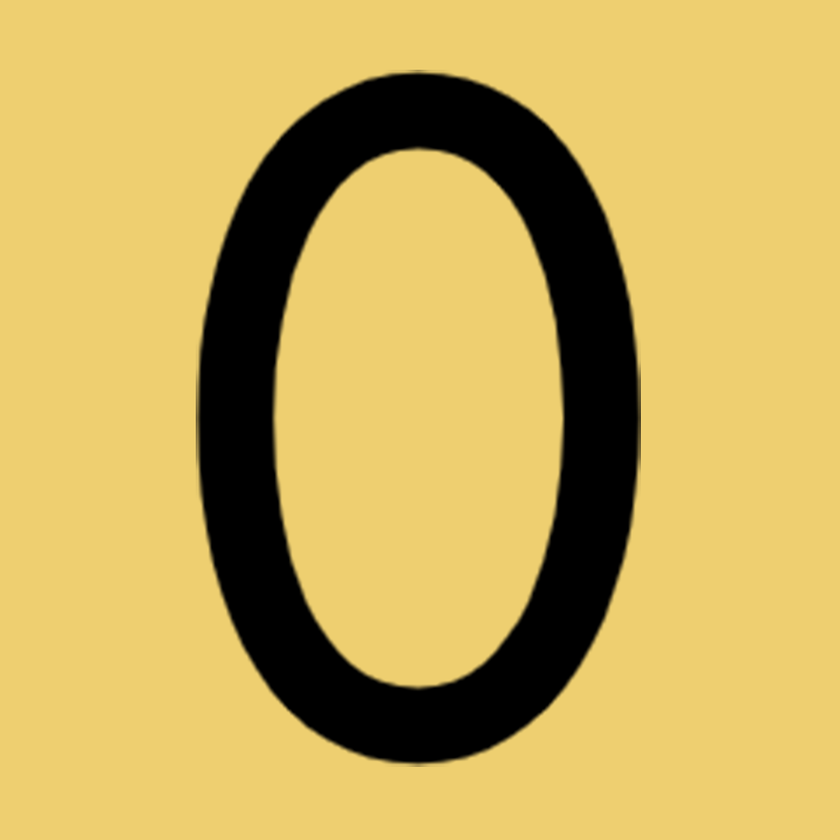
#> input picture src/ptb_show/scripts/Py_PTB/0.png, 840 x 840 px, shrunk from 1000 x 1000 before the run, given in place of the camera
$ python opencv_test.py
#> lines starting #> are read from the running program, lines starting #| are printed output that depends on the picture; after the words box and inside, x2 and y2 are one past the last pixel; in counts of white or black regions, pixels touching at a corner belong together
# 调用对应的库
import cv2
import numpy as np
# 视频参数设置
cap = cv2.VideoCapture(0)
while True:
   # 读取视频
   ret, frame = cap.read()
#> frame is the input picture: shape (840, 840, 3); mean B, G, R 92.7, 171.4, 197.1
   gray = cv2.cvtColor(frame, cv2.COLOR_BGR2GRAY)
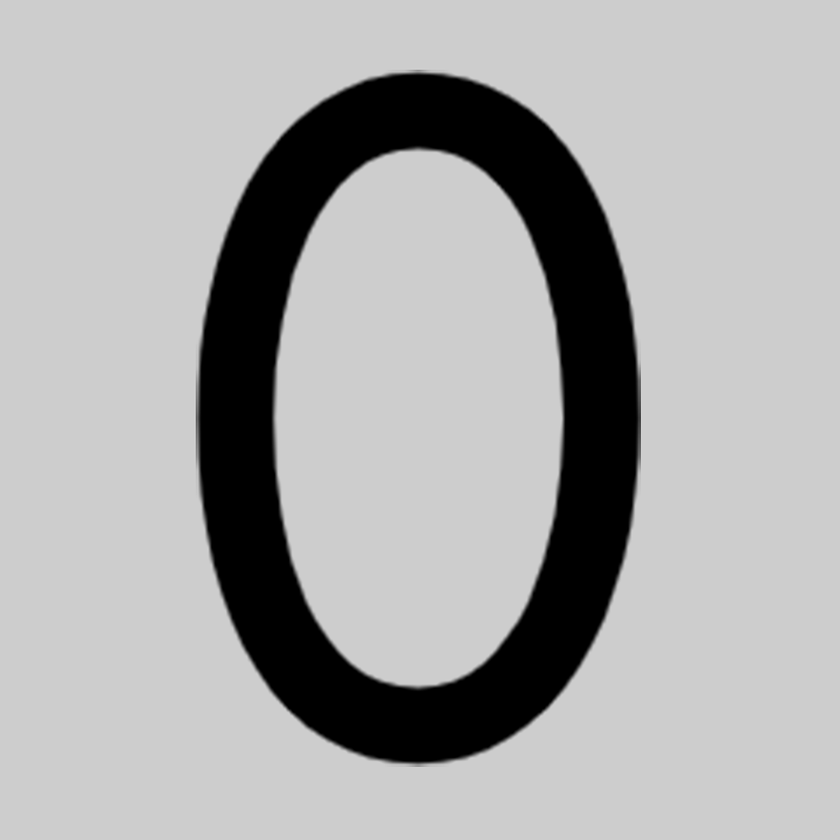
#> gray: shape (840, 840); min 0, max 212, mean 169.8
   # 阈值设置
   thresh = cv2.threshold(gray, 120, 255, cv2.THRESH_BINARY)[1]
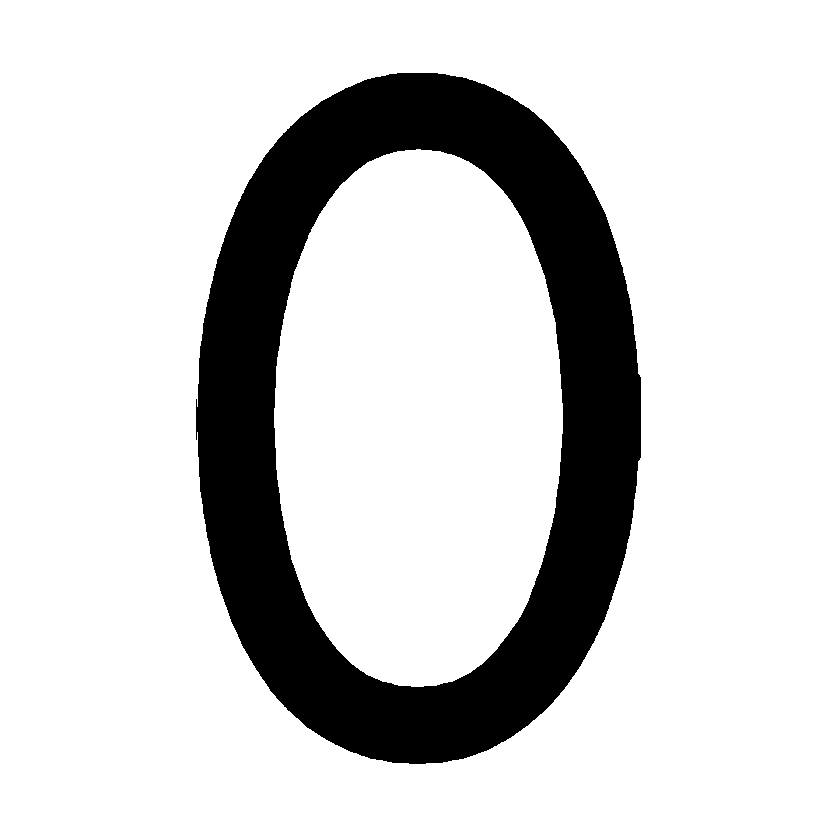
#> thresh: shape (840, 840); 82.6% white; 1 black region
   # 寻找轮廓
   contours, hierarchy = cv2.findContours(thresh, cv2.RETR_TREE, cv2.CHAIN_APPROX_SIMPLE)
#> contours = 3 contours; box (x1, y1, x2, y2) and area: (0, 0, 840, 840) 703921, (195, 72, 642, 765) 248388, (274, 149, 563, 687) 124247
   x,y,w,h = cv2.boundingRect(contours[0])
#> x = 0; y = 0; w = 840; h = 840
   print(x,y,w,h)
#| 0 0 840 840
   # 画出轮廓，-1,表示所有轮廓，颜色为(0, 255, 0)，即Green，粗细为2
   cv2.drawContours(frame, contours, -1, (0, 255, 0), 2)
   brcnt = np.array([[[x, y]], [[x + w, y]], [[x + w, y + h]], [[x, y + h]]])
#> brcnt = [[0, 0], [840, 0], [840, 840], [0, 840]]
   cv2.drawContours(frame, [brcnt], -1, (255, 255, 255), 2)
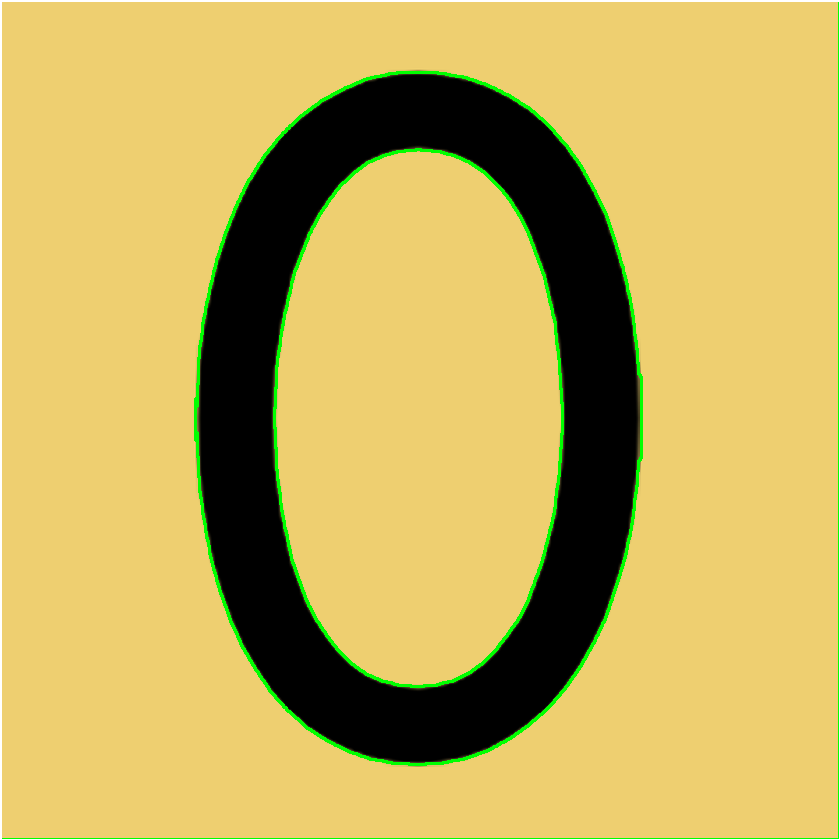
#> frame: shape (840, 840, 3); mean B, G, R 92.3, 173.6, 194.2
   # 弹出显示视频
   cv2.imshow('Capture', frame)
   cv2.imshow('Capture_gray', thresh)
   # Q键退出
   if cv2.waitKey(1) & 0xFF == ord('q'):
#> (key q is pressed here)
       break

cap.release()
cv2.destroyAllWindows()

$ run again, on src/ptb_show/scripts/Py_PTB/1.png
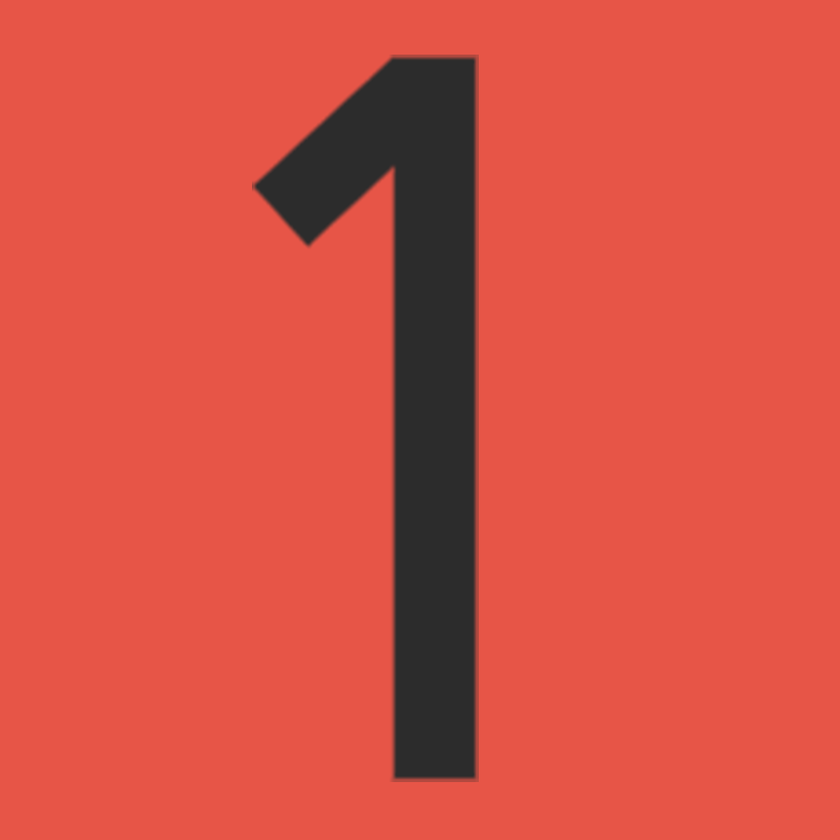
#> input picture src/ptb_show/scripts/Py_PTB/1.png, 840 x 840 px, shrunk from 1000 x 1000 before the run, given in place of the camera
#> frame is the input picture: shape (840, 840, 3); mean B, G, R 68.2, 80.8, 211.9
#> `thresh = cv2.threshold(gray, 120, 255, cv2.THRESH_BINARY)[1]`:
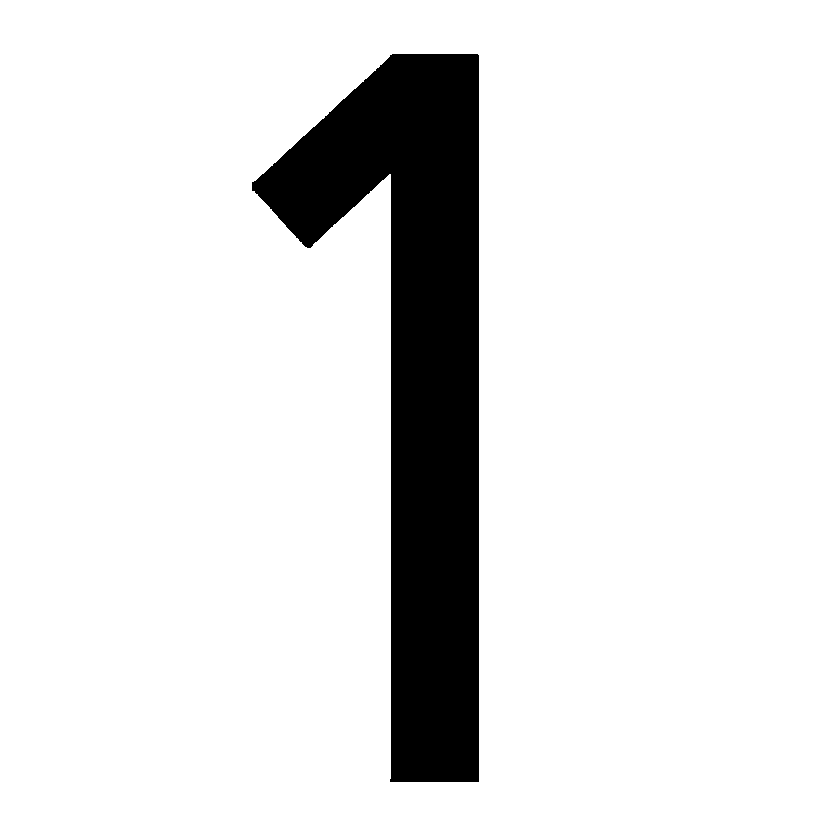
#> thresh: shape (840, 840); 89.1% white; 1 black region
#> contours = 2 contours; box (x1, y1, x2, y2) and area: (0, 0, 840, 840) 703921, (251, 53, 480, 783) 78084
#> x = 0; w = 840
#| 0 0 840 840
#> brcnt = [[0, 0], [840, 0], [840, 840], [0, 840]]
#> `cv2.drawContours(frame, [brcnt], -1, (255, 255, 255), 2)`:
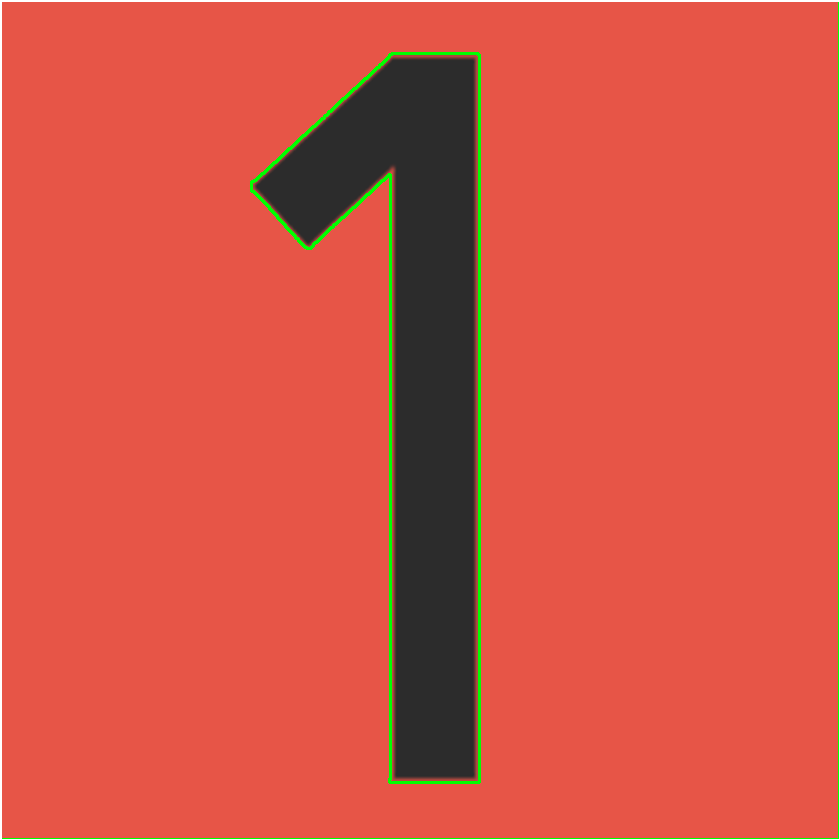
#> frame: shape (840, 840, 3); mean B, G, R 68.8, 83.9, 209.7

$ run again, on src/ptb_show/scripts/Py_PTB/10.png
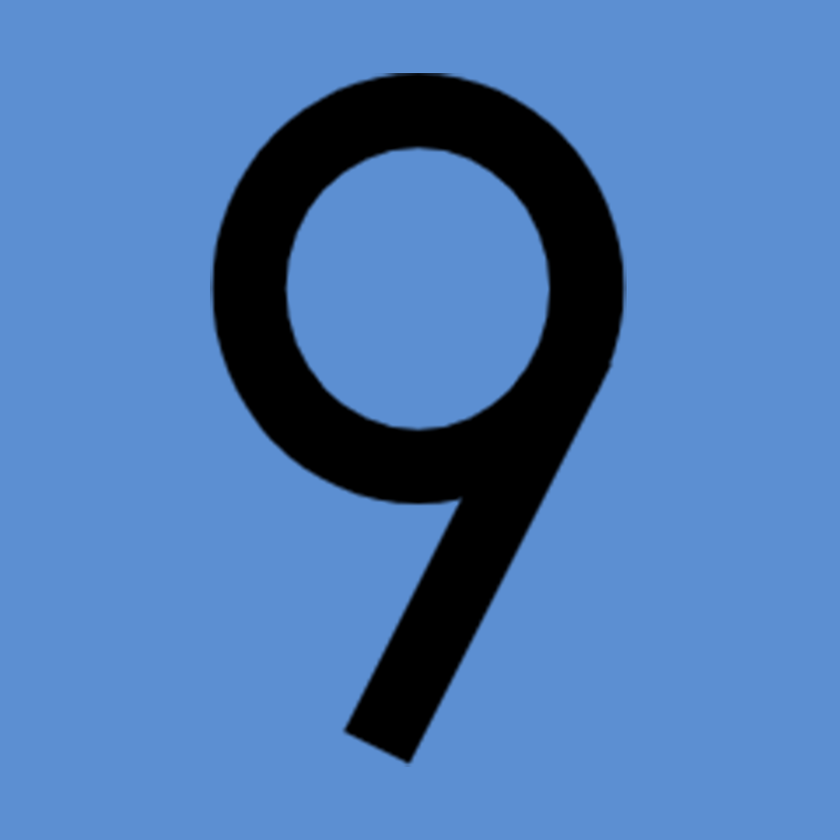
#> input picture src/ptb_show/scripts/Py_PTB/10.png, 840 x 840 px, shrunk from 1000 x 1000 before the run, given in place of the camera
#> frame is the input picture: shape (840, 840, 3); mean B, G, R 179.2, 122, 78.5
#> `thresh = cv2.threshold(gray, 120, 255, cv2.THRESH_BINARY)[1]`:
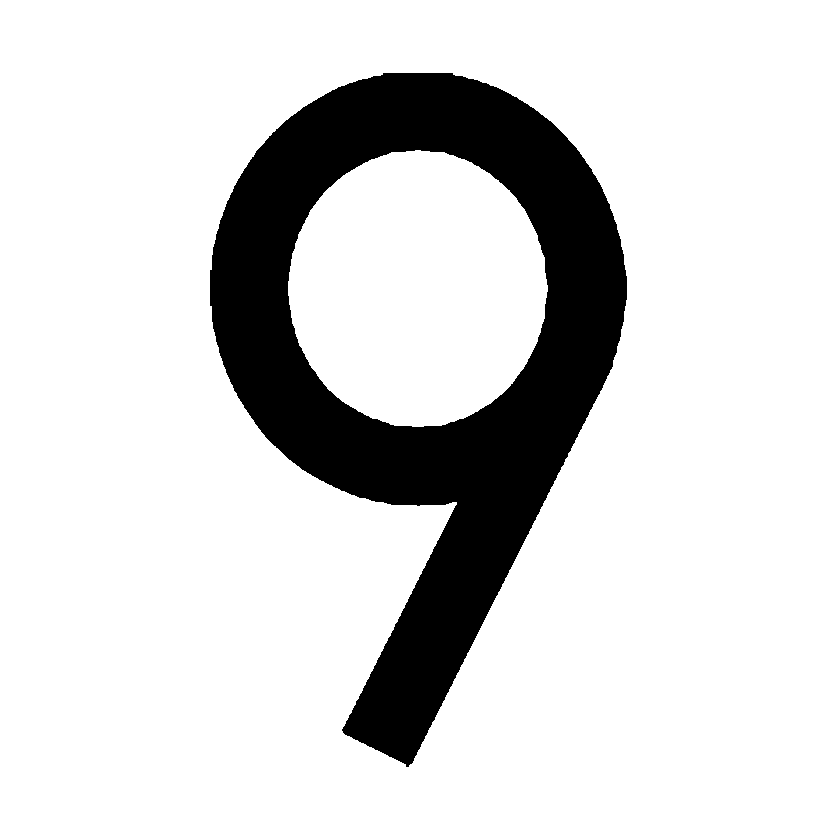
#> thresh: shape (840, 840); 84.5% white; 1 black region
#> contours = 3 contours; box (x1, y1, x2, y2) and area: (0, 0, 840, 840) 703921, (209, 72, 628, 768) 166169, (288, 150, 548, 427) 55834
#> x = 0; w = 840
#| 0 0 840 840
#> brcnt = [[0, 0], [840, 0], [840, 840], [0, 840]]
#> `cv2.drawContours(frame, [brcnt], -1, (255, 255, 255), 2)`:
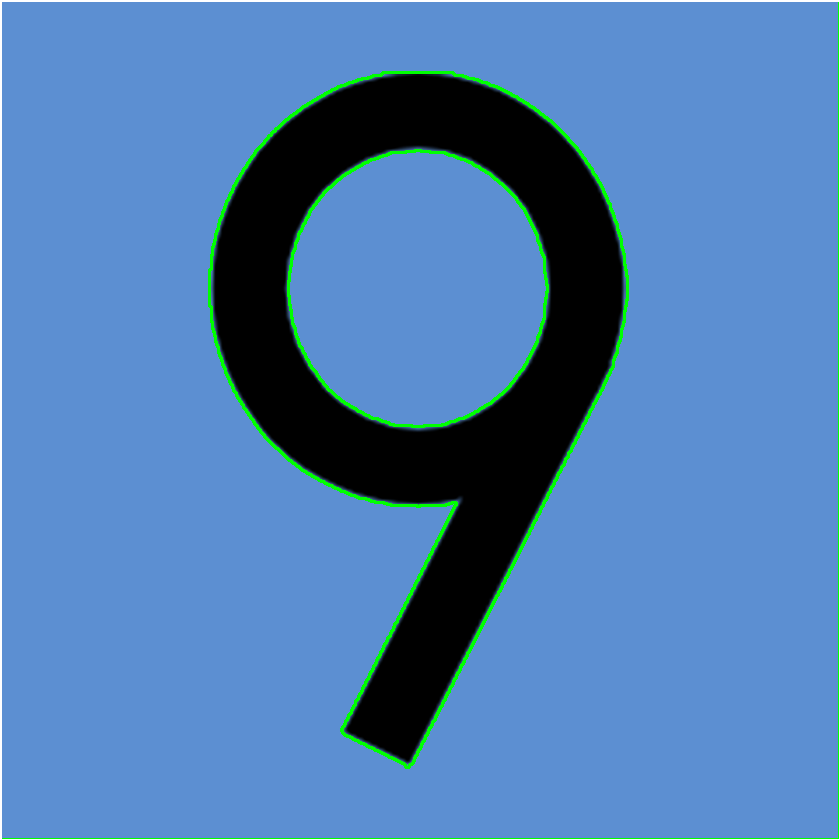
#> frame: shape (840, 840, 3); mean B, G, R 176.4, 124.8, 78.3
